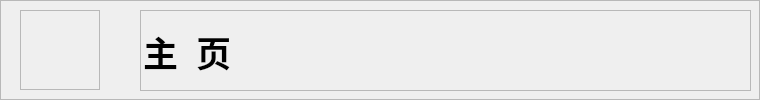
                  <widget class="QFrame" name="frame_homg_title">
                   <property name="frameShape">
                    <enum>QFrame::StyledPanel</enum>
                   </property>
                   <property name="frameShadow">
                    <enum>QFrame::Raised</enum>
                   </property>
                   <widget class="QFrame" name="frame_home_icon">
                    <property name="geometry">
                     <rect>
                      <x>20</x>
                      <y>10</y>
                      <width>80</width>
                      <height>80</height>
                     </rect>
                    </property>
                    <property name="styleSheet">
                     <string notr="true">image: url(:/loo/home1.png);</string>
                    </property>
                    <property name="frameShape">
                     <enum>QFrame::StyledPanel</enum>
                    </property>
                    <property name="frameShadow">
                     <enum>QFrame::Raised</enum>
                    </property>
                   </widget>
                   <widget class="QFrame" name="frame_6">
                    <property name="geometry">
                     <rect>
                      <x>140</x>
                      <y>10</y>
                      <width>611</width>
                      <height>81</height>
                     </rect>
                    </property>
                    <property name="frameShape">
                     <enum>QFrame::StyledPanel</enum>
                    </property>
                    <property name="frameShadow">
                     <enum>QFrame::Raised</enum>
                    </property>
                    <widget class="QLabel" name="label_6">
                     <property name="geometry">
                      <rect>
                       <x>3</x>
                       <y>1</y>
                       <width>151</width>
                       <height>81</height>
                      </rect>
                     </property>
                     <property name="font">
                      <font>
                       <family>微软雅黑</family>
                       <pointsize>26</pointsize>
                       <weight>75</weight>
                       <bold>true</bold>
                      </font>
                     </property>
                     <property name="text">
                      <string>主  页</string>
                     </property>
                    </widget>
                   </widget>
                  </widget>
